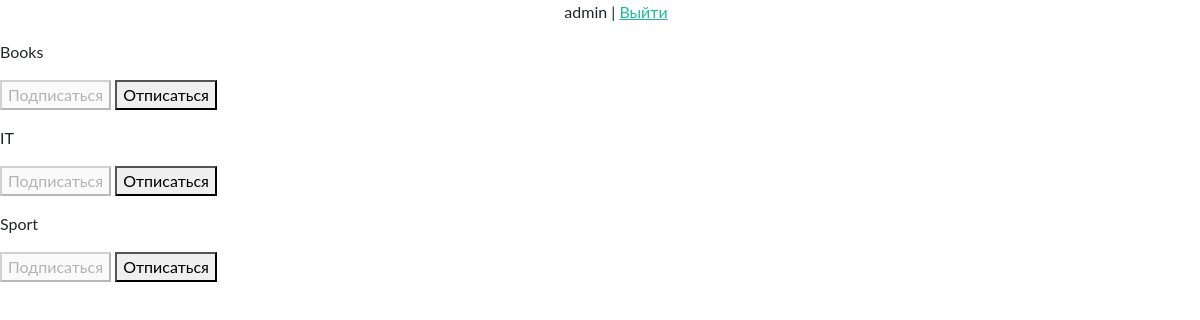
Screenshot of /subscriptions/ (signed in) with the database file from the repository.
### news/models.py (models this page shows, shortened)
class Category(models.Model):
    name = models.CharField(max_length=64, unique=True)

### news/views.py (the view, shortened to what this page needs)
# urls.py: path('subscriptions/', subscriptions, name='subscriptions'),
@login_required
@csrf_protect
def subscriptions(request):
    categories_with_subscriptions = Category.objects.annotate(user_subscribed=Exists(Subscription.objects.filter(
        user=request.user,
        category=OuterRef('pk')
    )
    )
    ).order_by('name')
    return render(request, 'news/subscriptions.html', {'categories': categories_with_subscriptions}, )

### news/templates/news/subscriptions.html (shortened to what this page needs)
{% extends 'news/base.html' %}
{% block content %}
    {% for category in categories  %}
        <p>
            {{ category.name }}
            <form method="post">
                {% if category.user_subscribed %}
                    <button disabled>Подписаться</button>
                    <button name="action" value="unsubscribe">Отписаться</button>
                {% else %}
                    <button name="action" value="subscribe">Подписаться</button>
                    <button disabled>Отписаться</button>
                {% endif %}
            </form>
        </p>
    {% endfor %}
{% endblock content %}

### news/templates/news/base.html (shortened to what this page needs)
{% load static %}
<!DOCTYPE html>
<html lang="en">
<head>
    <link type="text/css" href="{% static 'news/css/styles.css' %}" rel="stylesheet" />
</head>
<body>
<center>
{% block mainmenu %}
<ul>
    {% if request.user.is_authenticated %}
        {{ user.username }} | <a href="{% url 'logout' %}">Выйти</a>
    {% else %}
        <a href="{% url 'register' %}">Регистрация</a> | <a href="{% url 'login' %}">Войти</a>
    {% endif %}
</ul>
{% endblock mainmenu %}</center>
{% block content %}
{% endblock %}
</body>
</html>

### rows the page displays
Category: name "Books", shows "Подписаться"
Category: name "IT", shows "Подписаться"
Category: name "Sport", shows "Подписаться"

### other values shown
{{ user.username }} "admin"
